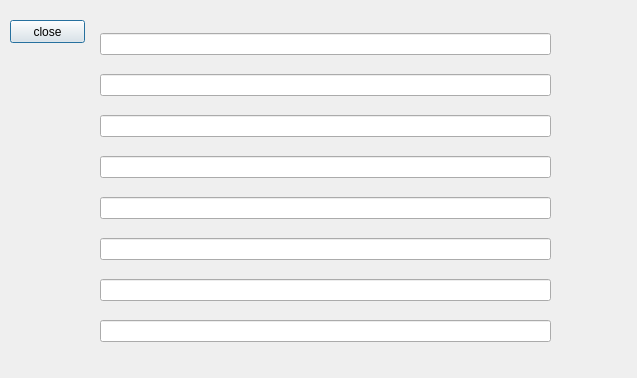
<?xml version="1.0" encoding="UTF-8"?>
<ui version="4.0">
 <class>ScanTest</class>
 <widget class="QDialog" name="ScanTest">
  <property name="geometry">
   <rect>
    <x>0</x>
    <y>0</y>
    <width>637</width>
    <height>378</height>
   </rect>
  </property>
  <property name="windowTitle">
   <string>Dialog</string>
  </property>
  <widget class="QPushButton" name="pushButton">
   <property name="geometry">
    <rect>
     <x>10</x>
     <y>20</y>
     <width>75</width>
     <height>23</height>
    </rect>
   </property>
   <property name="text">
    <string>close</string>
   </property>
  </widget>
  <widget class="QWidget" name="">
   <property name="geometry">
    <rect>
     <x>100</x>
     <y>20</y>
     <width>451</width>
     <height>341</height>
    </rect>
   </property>
   <layout class="QVBoxLayout" name="verticalLayout">
    <item>
     <widget class="QLineEdit" name="lineEdit">
      <property name="readOnly">
       <bool>true</bool>
      </property>
     </widget>
    </item>
    <item>
     <widget class="QLineEdit" name="lineEdit_2">
      <property name="readOnly">
       <bool>true</bool>
      </property>
     </widget>
    </item>
    <item>
     <widget class="QLineEdit" name="lineEdit_3">
      <property name="readOnly">
       <bool>true</bool>
      </property>
     </widget>
    </item>
    <item>
     <widget class="QLineEdit" name="lineEdit_4">
      <property name="readOnly">
       <bool>true</bool>
      </property>
     </widget>
    </item>
    <item>
     <widget class="QLineEdit" name="lineEdit_5">
      <property name="readOnly">
       <bool>true</bool>
      </property>
     </widget>
    </item>
    <item>
     <widget class="QLineEdit" name="lineEdit_6">
      <property name="readOnly">
       <bool>true</bool>
      </property>
     </widget>
    </item>
    <item>
     <widget class="QLineEdit" name="lineEdit_7">
      <property name="readOnly">
       <bool>true</bool>
      </property>
     </widget>
    </item>
    <item>
     <widget class="QLineEdit" name="lineEdit_8">
      <property name="readOnly">
       <bool>true</bool>
      </property>
     </widget>
    </item>
   </layout>
  </widget>
 </widget>
 <resources/>
 <connections>
  <connection>
   <sender>pushButton</sender>
   <signal>clicked()</signal>
   <receiver>ScanTest</receiver>
   <slot>accept()</slot>
   <hints>
    <hint type="sourcelabel">
     <x>53</x>
     <y>30</y>
    </hint>
    <hint type="destinationlabel">
     <x>53</x>
     <y>58</y>
    </hint>
   </hints>
  </connection>
 </connections>
</ui>
